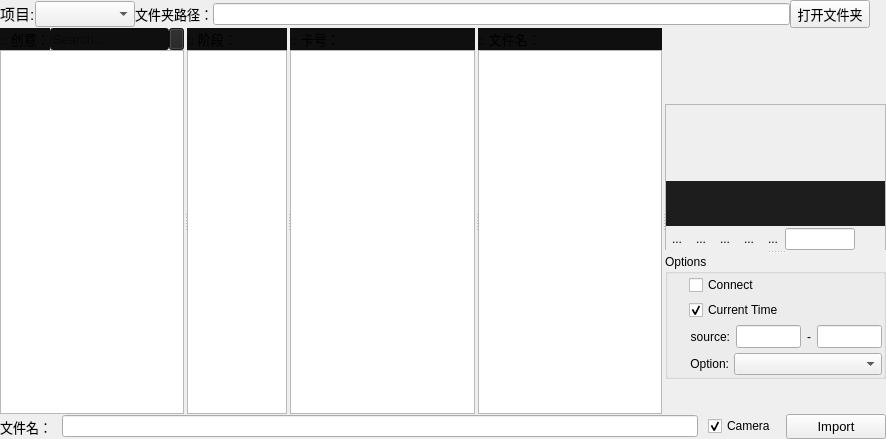
<?xml version="1.0" encoding="UTF-8"?>
<ui version="4.0">
 <class>Form</class>
 <widget class="QWidget" name="Form">
  <property name="geometry">
   <rect>
    <x>0</x>
    <y>0</y>
    <width>886</width>
    <height>439</height>
   </rect>
  </property>
  <property name="windowTitle">
   <string>Form</string>
  </property>
  <layout class="QGridLayout" name="gridLayout">
   <property name="leftMargin">
    <number>0</number>
   </property>
   <property name="topMargin">
    <number>0</number>
   </property>
   <property name="rightMargin">
    <number>0</number>
   </property>
   <property name="bottomMargin">
    <number>0</number>
   </property>
   <property name="spacing">
    <number>0</number>
   </property>
   <item row="0" column="0">
    <layout class="QHBoxLayout" name="horizontalLayout_2">
     <item>
      <widget class="QLabel" name="label_2">
       <property name="font">
        <font>
         <family>Microsoft YaHei UI</family>
         <pointsize>10</pointsize>
        </font>
       </property>
       <property name="text">
        <string>&lt;html&gt;&lt;head/&gt;&lt;body&gt;&lt;p&gt;&lt;span style=&quot; font-size:11pt;&quot;&gt;项目:&lt;/span&gt;&lt;/p&gt;&lt;/body&gt;&lt;/html&gt;</string>
       </property>
      </widget>
     </item>
     <item>
      <widget class="QComboBox" name="Project_ComboBox">
       <property name="minimumSize">
        <size>
         <width>100</width>
         <height>20</height>
        </size>
       </property>
       <property name="font">
        <font>
         <pointsize>11</pointsize>
        </font>
       </property>
      </widget>
     </item>
     <item>
      <widget class="QLabel" name="label_4">
       <property name="font">
        <font>
         <family>Microsoft YaHei UI</family>
         <pointsize>10</pointsize>
        </font>
       </property>
       <property name="text">
        <string>文件夹路径：</string>
       </property>
      </widget>
     </item>
     <item>
      <widget class="QLineEdit" name="aniPath_label"/>
     </item>
     <item>
      <widget class="QPushButton" name="openFloder_bttn">
       <property name="font">
        <font>
         <family>Microsoft YaHei UI</family>
         <pointsize>10</pointsize>
        </font>
       </property>
       <property name="text">
        <string>打开文件夹</string>
       </property>
      </widget>
     </item>
     <item>
      <widget class="QPushButton" name="setting_bttn">
       <property name="sizePolicy">
        <sizepolicy hsizetype="Fixed" vsizetype="Fixed">
         <horstretch>0</horstretch>
         <verstretch>0</verstretch>
        </sizepolicy>
       </property>
       <property name="maximumSize">
        <size>
         <width>16</width>
         <height>16</height>
        </size>
       </property>
       <property name="text">
        <string/>
       </property>
       <property name="iconSize">
        <size>
         <width>15</width>
         <height>15</height>
        </size>
       </property>
       <property name="flat">
        <bool>true</bool>
       </property>
      </widget>
     </item>
    </layout>
   </item>
   <item row="1" column="0">
    <widget class="QSplitter" name="main_splitter">
     <property name="orientation">
      <enum>Qt::Horizontal</enum>
     </property>
     <property name="handleWidth">
      <number>3</number>
     </property>
     <widget class="QWidget" name="layoutWidget_2">
      <layout class="QVBoxLayout" name="verticalLayout_4">
       <property name="spacing">
        <number>0</number>
       </property>
       <item>
        <layout class="QHBoxLayout" name="horizontalLayout_3">
         <property name="spacing">
          <number>0</number>
         </property>
         <item>
          <widget class="QLabel" name="label_3">
           <property name="sizePolicy">
            <sizepolicy hsizetype="Preferred" vsizetype="Fixed">
             <horstretch>0</horstretch>
             <verstretch>0</verstretch>
            </sizepolicy>
           </property>
           <property name="minimumSize">
            <size>
             <width>0</width>
             <height>22</height>
            </size>
           </property>
           <property name="font">
            <font>
             <family>Microsoft YaHei UI</family>
             <pointsize>10</pointsize>
            </font>
           </property>
           <property name="styleSheet">
            <string notr="true">background-color: rgb(15, 15, 15);</string>
           </property>
           <property name="text">
            <string>&lt;html&gt;&lt;head/&gt;&lt;body&gt;&lt;p&gt;&lt;span style=&quot; font-size:10pt;&quot;&gt;:: 创意：&lt;/span&gt;&lt;/p&gt;&lt;/body&gt;&lt;/html&gt;</string>
           </property>
          </widget>
         </item>
         <item>
          <widget class="QLineEdit" name="key_line">
           <property name="minimumSize">
            <size>
             <width>25</width>
             <height>22</height>
            </size>
           </property>
           <property name="maximumSize">
            <size>
             <width>2500</width>
             <height>22</height>
            </size>
           </property>
           <property name="font">
            <font>
             <family>Microsoft YaHei UI</family>
             <pointsize>10</pointsize>
            </font>
           </property>
           <property name="styleSheet">
            <string notr="true">background-color: rgb(15, 15, 15);</string>
           </property>
           <property name="placeholderText">
            <string>Search...</string>
           </property>
           <property name="clearButtonEnabled">
            <bool>true</bool>
           </property>
          </widget>
         </item>
         <item>
          <widget class="QPushButton" name="sort_bttn">
           <property name="sizePolicy">
            <sizepolicy hsizetype="Fixed" vsizetype="Fixed">
             <horstretch>0</horstretch>
             <verstretch>0</verstretch>
            </sizepolicy>
           </property>
           <property name="minimumSize">
            <size>
             <width>0</width>
             <height>22</height>
            </size>
           </property>
           <property name="maximumSize">
            <size>
             <width>15</width>
             <height>22</height>
            </size>
           </property>
           <property name="styleSheet">
            <string notr="true">background-color: rgb(35, 35, 35);</string>
           </property>
           <property name="text">
            <string/>
           </property>
           <property name="iconSize">
            <size>
             <width>18</width>
             <height>20</height>
            </size>
           </property>
           <property name="flat">
            <bool>false</bool>
           </property>
          </widget>
         </item>
        </layout>
       </item>
       <item>
        <widget class="QListWidget" name="ani_idea_listWgt">
         <property name="minimumSize">
          <size>
           <width>0</width>
           <height>0</height>
          </size>
         </property>
         <property name="font">
          <font>
           <pointsize>10</pointsize>
          </font>
         </property>
        </widget>
       </item>
      </layout>
     </widget>
     <widget class="QWidget" name="layoutWidget_3">
      <layout class="QVBoxLayout" name="verticalLayout_3">
       <property name="spacing">
        <number>0</number>
       </property>
       <property name="sizeConstraint">
        <enum>QLayout::SetDefaultConstraint</enum>
       </property>
       <item>
        <widget class="QLabel" name="label_5">
         <property name="sizePolicy">
          <sizepolicy hsizetype="Fixed" vsizetype="Fixed">
           <horstretch>0</horstretch>
           <verstretch>0</verstretch>
          </sizepolicy>
         </property>
         <property name="minimumSize">
          <size>
           <width>0</width>
           <height>22</height>
          </size>
         </property>
         <property name="maximumSize">
          <size>
           <width>100</width>
           <height>16777215</height>
          </size>
         </property>
         <property name="font">
          <font>
           <family>Microsoft YaHei UI</family>
           <pointsize>10</pointsize>
          </font>
         </property>
         <property name="styleSheet">
          <string notr="true">background-color: rgb(15, 15, 15);</string>
         </property>
         <property name="text">
          <string>&lt;html&gt;&lt;head/&gt;&lt;body&gt;&lt;p&gt;&lt;span style=&quot; font-size:10pt;&quot;&gt;:: 阶段：&lt;/span&gt;&lt;/p&gt;&lt;/body&gt;&lt;/html&gt;</string>
         </property>
        </widget>
       </item>
       <item>
        <widget class="QListWidget" name="ani_stages_listWgt">
         <property name="sizePolicy">
          <sizepolicy hsizetype="Fixed" vsizetype="Expanding">
           <horstretch>0</horstretch>
           <verstretch>0</verstretch>
          </sizepolicy>
         </property>
         <property name="minimumSize">
          <size>
           <width>100</width>
           <height>0</height>
          </size>
         </property>
         <property name="maximumSize">
          <size>
           <width>100</width>
           <height>16777215</height>
          </size>
         </property>
         <property name="font">
          <font>
           <pointsize>10</pointsize>
          </font>
         </property>
        </widget>
       </item>
      </layout>
     </widget>
     <widget class="QWidget" name="layoutWidget_4">
      <layout class="QVBoxLayout" name="verticalLayout">
       <property name="spacing">
        <number>0</number>
       </property>
       <property name="sizeConstraint">
        <enum>QLayout::SetDefaultConstraint</enum>
       </property>
       <item>
        <widget class="QLabel" name="label_8">
         <property name="sizePolicy">
          <sizepolicy hsizetype="Preferred" vsizetype="Fixed">
           <horstretch>0</horstretch>
           <verstretch>0</verstretch>
          </sizepolicy>
         </property>
         <property name="minimumSize">
          <size>
           <width>0</width>
           <height>22</height>
          </size>
         </property>
         <property name="maximumSize">
          <size>
           <width>16777215</width>
           <height>22</height>
          </size>
         </property>
         <property name="font">
          <font>
           <family>Microsoft YaHei UI</family>
           <pointsize>10</pointsize>
          </font>
         </property>
         <property name="styleSheet">
          <string notr="true">background-color: rgb(15, 15, 15);</string>
         </property>
         <property name="text">
          <string>:: 卡号：</string>
         </property>
        </widget>
       </item>
       <item>
        <widget class="QListWidget" name="ani_shot_listWgt">
         <property name="minimumSize">
          <size>
           <width>0</width>
           <height>0</height>
          </size>
         </property>
         <property name="maximumSize">
          <size>
           <width>16777215</width>
           <height>16777215</height>
          </size>
         </property>
         <property name="styleSheet">
          <string notr="true"/>
         </property>
        </widget>
       </item>
      </layout>
     </widget>
     <widget class="QWidget" name="layoutWidget_5">
      <layout class="QVBoxLayout" name="verticalLayout_2">
       <property name="spacing">
        <number>0</number>
       </property>
       <item>
        <widget class="QLabel" name="label_6">
         <property name="sizePolicy">
          <sizepolicy hsizetype="Preferred" vsizetype="Fixed">
           <horstretch>0</horstretch>
           <verstretch>0</verstretch>
          </sizepolicy>
         </property>
         <property name="minimumSize">
          <size>
           <width>0</width>
           <height>22</height>
          </size>
         </property>
         <property name="maximumSize">
          <size>
           <width>16777215</width>
           <height>22</height>
          </size>
         </property>
         <property name="font">
          <font>
           <family>Microsoft YaHei UI</family>
           <pointsize>10</pointsize>
          </font>
         </property>
         <property name="styleSheet">
          <string notr="true">background-color: rgb(15, 15, 15);</string>
         </property>
         <property name="text">
          <string>&lt;html&gt;&lt;head/&gt;&lt;body&gt;&lt;p&gt;&lt;span style=&quot; font-size:10pt;&quot;&gt;:: 文件名：&lt;/span&gt;&lt;/p&gt;&lt;/body&gt;&lt;/html&gt;</string>
         </property>
        </widget>
       </item>
       <item>
        <widget class="QListWidget" name="ani_AST_listWgt">
         <property name="minimumSize">
          <size>
           <width>0</width>
           <height>0</height>
          </size>
         </property>
         <property name="font">
          <font>
           <pointsize>10</pointsize>
          </font>
         </property>
         <property name="styleSheet">
          <string notr="true"/>
         </property>
        </widget>
       </item>
      </layout>
     </widget>
     <widget class="QSplitter" name="Attr_splitter">
      <property name="sizePolicy">
       <sizepolicy hsizetype="Expanding" vsizetype="Expanding">
        <horstretch>0</horstretch>
        <verstretch>0</verstretch>
       </sizepolicy>
      </property>
      <property name="orientation">
       <enum>Qt::Vertical</enum>
      </property>
      <widget class="QWidget" name="layoutWidget_8">
       <layout class="QVBoxLayout" name="verticalLayout_29">
        <property name="spacing">
         <number>0</number>
        </property>
        <item>
         <widget class="QFrame" name="Preview_frame">
          <property name="sizePolicy">
           <sizepolicy hsizetype="Preferred" vsizetype="Expanding">
            <horstretch>0</horstretch>
            <verstretch>0</verstretch>
           </sizepolicy>
          </property>
          <property name="minimumSize">
           <size>
            <width>0</width>
            <height>200</height>
           </size>
          </property>
          <property name="frameShape">
           <enum>QFrame::StyledPanel</enum>
          </property>
          <property name="frameShadow">
           <enum>QFrame::Raised</enum>
          </property>
          <layout class="QVBoxLayout" name="verticalLayout_30">
           <property name="spacing">
            <number>0</number>
           </property>
           <property name="sizeConstraint">
            <enum>QLayout::SetMaximumSize</enum>
           </property>
           <property name="leftMargin">
            <number>0</number>
           </property>
           <property name="topMargin">
            <number>0</number>
           </property>
           <property name="rightMargin">
            <number>0</number>
           </property>
           <property name="bottomMargin">
            <number>0</number>
           </property>
           <item>
            <layout class="QVBoxLayout" name="verticalLayout_Preview">
             <property name="spacing">
              <number>0</number>
             </property>
             <property name="sizeConstraint">
              <enum>QLayout::SetMaximumSize</enum>
             </property>
            </layout>
           </item>
           <item>
            <widget class="QLabel" name="title_label">
             <property name="sizePolicy">
              <sizepolicy hsizetype="Preferred" vsizetype="Fixed">
               <horstretch>0</horstretch>
               <verstretch>0</verstretch>
              </sizepolicy>
             </property>
             <property name="minimumSize">
              <size>
               <width>0</width>
               <height>45</height>
              </size>
             </property>
             <property name="maximumSize">
              <size>
               <width>16777215</width>
               <height>45</height>
              </size>
             </property>
             <property name="font">
              <font>
               <family>Microsoft YaHei UI</family>
               <pointsize>9</pointsize>
               <weight>50</weight>
               <bold>false</bold>
              </font>
             </property>
             <property name="styleSheet">
              <string notr="true">color: rgb(150, 150, 150);
background-color: rgb(29, 29, 29);</string>
             </property>
             <property name="lineWidth">
              <number>0</number>
             </property>
             <property name="text">
              <string/>
             </property>
             <property name="alignment">
              <set>Qt::AlignLeading|Qt::AlignLeft|Qt::AlignVCenter</set>
             </property>
             <property name="wordWrap">
              <bool>true</bool>
             </property>
            </widget>
           </item>
          </layout>
         </widget>
        </item>
        <item>
         <layout class="QHBoxLayout" name="horizontalLayout_7">
          <item>
           <widget class="QToolButton" name="Play_toolBttn">
            <property name="text">
             <string>...</string>
            </property>
            <property name="autoRaise">
             <bool>true</bool>
            </property>
           </widget>
          </item>
          <item>
           <widget class="QToolButton" name="firstFrame_toolBttn">
            <property name="toolTip">
             <string>起始帧</string>
            </property>
            <property name="text">
             <string>...</string>
            </property>
            <property name="autoRaise">
             <bool>true</bool>
            </property>
           </widget>
          </item>
          <item>
           <widget class="QToolButton" name="prevFrame_toolBttn">
            <property name="toolTip">
             <string>上一帧</string>
            </property>
            <property name="text">
             <string>...</string>
            </property>
            <property name="autoRaise">
             <bool>true</bool>
            </property>
           </widget>
          </item>
          <item>
           <widget class="QToolButton" name="nextFrame_toolBttn">
            <property name="toolTip">
             <string>下一帧</string>
            </property>
            <property name="text">
             <string>...</string>
            </property>
            <property name="autoRaise">
             <bool>true</bool>
            </property>
           </widget>
          </item>
          <item>
           <widget class="QToolButton" name="lastFrame_toolBttn">
            <property name="toolTip">
             <string>结束帧</string>
            </property>
            <property name="text">
             <string>...</string>
            </property>
            <property name="autoRaise">
             <bool>true</bool>
            </property>
           </widget>
          </item>
          <item>
           <widget class="QLineEdit" name="frams_lineEdit">
            <property name="maximumSize">
             <size>
              <width>80</width>
              <height>16777215</height>
             </size>
            </property>
            <property name="readOnly">
             <bool>true</bool>
            </property>
           </widget>
          </item>
          <item>
           <spacer name="horizontalSpacer">
            <property name="orientation">
             <enum>Qt::Horizontal</enum>
            </property>
            <property name="sizeHint" stdset="0">
             <size>
              <width>40</width>
              <height>20</height>
             </size>
            </property>
           </spacer>
          </item>
         </layout>
        </item>
       </layout>
      </widget>
      <widget class="QWidget" name="layoutWidget_9">
       <layout class="QVBoxLayout" name="verticalLayout_31">
        <item>
         <widget class="QGroupBox" name="apply_option_groupBox">
          <property name="title">
           <string>Options</string>
          </property>
          <layout class="QVBoxLayout" name="verticalLayout_32">
           <property name="spacing">
            <number>5</number>
           </property>
           <property name="leftMargin">
            <number>1</number>
           </property>
           <property name="topMargin">
            <number>1</number>
           </property>
           <property name="rightMargin">
            <number>1</number>
           </property>
           <property name="bottomMargin">
            <number>1</number>
           </property>
           <item>
            <layout class="QVBoxLayout" name="verticalLayout_33">
             <property name="leftMargin">
              <number>20</number>
             </property>
             <property name="rightMargin">
              <number>0</number>
             </property>
             <item>
              <widget class="QCheckBox" name="connect_cBox">
               <property name="text">
                <string>Connect</string>
               </property>
              </widget>
             </item>
             <item>
              <widget class="QCheckBox" name="currentTime_cBox">
               <property name="text">
                <string>Current Time</string>
               </property>
               <property name="checked">
                <bool>true</bool>
               </property>
              </widget>
             </item>
            </layout>
           </item>
           <item>
            <layout class="QHBoxLayout" name="apply_option">
             <property name="spacing">
              <number>6</number>
             </property>
             <item>
              <widget class="QLabel" name="label_16">
               <property name="sizePolicy">
                <sizepolicy hsizetype="Fixed" vsizetype="Preferred">
                 <horstretch>0</horstretch>
                 <verstretch>0</verstretch>
                </sizepolicy>
               </property>
               <property name="minimumSize">
                <size>
                 <width>61</width>
                 <height>0</height>
                </size>
               </property>
               <property name="maximumSize">
                <size>
                 <width>61</width>
                 <height>16777215</height>
                </size>
               </property>
               <property name="font">
                <font>
                 <family>Microsoft YaHei UI</family>
                </font>
               </property>
               <property name="layoutDirection">
                <enum>Qt::RightToLeft</enum>
               </property>
               <property name="text">
                <string>source:</string>
               </property>
               <property name="alignment">
                <set>Qt::AlignRight|Qt::AlignTrailing|Qt::AlignVCenter</set>
               </property>
              </widget>
             </item>
             <item>
              <widget class="QLineEdit" name="apply_option_lineEdit01">
               <property name="minimumSize">
                <size>
                 <width>0</width>
                 <height>23</height>
                </size>
               </property>
              </widget>
             </item>
             <item>
              <widget class="QLabel" name="label_17">
               <property name="text">
                <string>-</string>
               </property>
              </widget>
             </item>
             <item>
              <widget class="QLineEdit" name="apply_option_lineEdit02">
               <property name="minimumSize">
                <size>
                 <width>0</width>
                 <height>23</height>
                </size>
               </property>
              </widget>
             </item>
            </layout>
           </item>
           <item>
            <layout class="QHBoxLayout" name="apply_option_10">
             <item>
              <widget class="QLabel" name="label_18">
               <property name="sizePolicy">
                <sizepolicy hsizetype="Fixed" vsizetype="Preferred">
                 <horstretch>0</horstretch>
                 <verstretch>0</verstretch>
                </sizepolicy>
               </property>
               <property name="minimumSize">
                <size>
                 <width>60</width>
                 <height>0</height>
                </size>
               </property>
               <property name="maximumSize">
                <size>
                 <width>60</width>
                 <height>16777215</height>
                </size>
               </property>
               <property name="font">
                <font>
                 <family>Microsoft YaHei UI</family>
                </font>
               </property>
               <property name="text">
                <string>Option:</string>
               </property>
               <property name="alignment">
                <set>Qt::AlignRight|Qt::AlignTrailing|Qt::AlignVCenter</set>
               </property>
              </widget>
             </item>
             <item>
              <widget class="QComboBox" name="apply_option_combox">
               <property name="font">
                <font>
                 <family>Microsoft YaHei UI</family>
                </font>
               </property>
              </widget>
             </item>
            </layout>
           </item>
          </layout>
         </widget>
        </item>
        <item>
         <spacer name="verticalSpacer">
          <property name="orientation">
           <enum>Qt::Vertical</enum>
          </property>
          <property name="sizeHint" stdset="0">
           <size>
            <width>20</width>
            <height>40</height>
           </size>
          </property>
         </spacer>
        </item>
       </layout>
      </widget>
     </widget>
    </widget>
   </item>
   <item row="2" column="0">
    <layout class="QHBoxLayout" name="horizontalLayout_4">
     <property name="spacing">
      <number>10</number>
     </property>
     <item>
      <widget class="QLabel" name="label_7">
       <property name="font">
        <font>
         <family>Microsoft YaHei UI</family>
         <pointsize>10</pointsize>
        </font>
       </property>
       <property name="text">
        <string>文件名：</string>
       </property>
      </widget>
     </item>
     <item>
      <widget class="QLineEdit" name="lineEdit_3">
       <property name="clearButtonEnabled">
        <bool>false</bool>
       </property>
      </widget>
     </item>
     <item>
      <widget class="QCheckBox" name="camImport_cBox">
       <property name="maximumSize">
        <size>
         <width>1700000</width>
         <height>16777215</height>
        </size>
       </property>
       <property name="font">
        <font>
         <family>Microsoft YaHei UI</family>
        </font>
       </property>
       <property name="text">
        <string>Camera</string>
       </property>
       <property name="checked">
        <bool>true</bool>
       </property>
      </widget>
     </item>
     <item>
      <widget class="QPushButton" name="fbxImport_bttn">
       <property name="minimumSize">
        <size>
         <width>100</width>
         <height>25</height>
        </size>
       </property>
       <property name="maximumSize">
        <size>
         <width>16777215</width>
         <height>25</height>
        </size>
       </property>
       <property name="font">
        <font>
         <family>Microsoft YaHei UI</family>
         <pointsize>10</pointsize>
        </font>
       </property>
       <property name="text">
        <string>Import</string>
       </property>
      </widget>
     </item>
    </layout>
   </item>
  </layout>
 </widget>
 <resources/>
 <connections/>
</ui>
